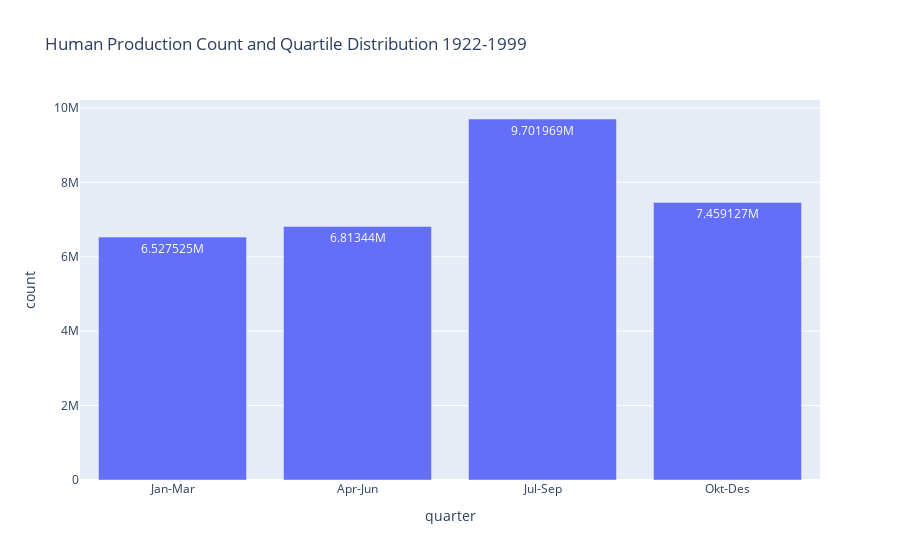

The code cell stored with this chart in its notebook:
### Code cell
fig = px.bar(quarter, x='quarter', y='count',text_auto=True, title='Human Production Count and Quartile Distribution 1922-1999')
fig.show()

### Figure 1 — Plotly figure (JSON) as saved in the notebook; plotly's stock layout.template omitted (floating-point values rounded to 4 significant figures)
{"data": [{"alignmentgroup": "True", "hovertemplate": "quarter=%{x}<br>count=%{y}<extra></extra>", "legendgroup": "", "marker": {"color": "#636efa", "pattern": {"shape": ""}}, "name": "", "offsetgroup": "", "orientation": "v", "showlegend": false, "textposition": "auto", "texttemplate": "%{y}", "type": "bar", "x": ["Jan-Mar", "Apr-Jun", "Jul-Sep", "Okt-Des"], "xaxis": "x", "y": [6527525, 6813440, 9701969, 7459127], "yaxis": "y"}], "layout": {"barmode": "relative", "legend": {"tracegroupgap": 0}, "title": {"text": "Human Production Count and Quartile Distribution 1922-1999"}, "xaxis": {"anchor": "y", "domain": [0, 1], "title": {"text": "quarter"}}, "yaxis": {"anchor": "x", "domain": [0, 1], "title": {"text": "count"}}}}
